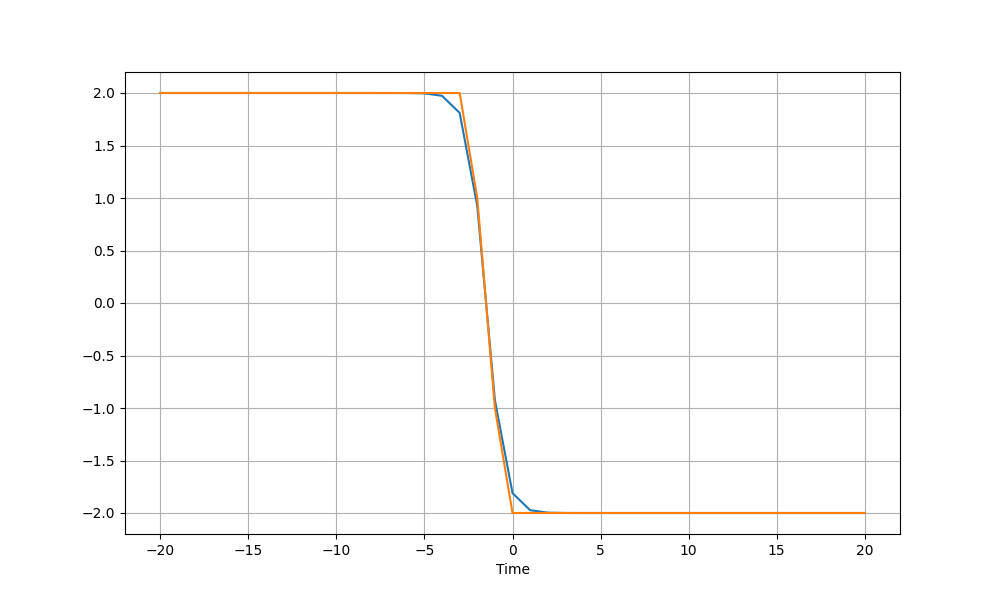

This chart was generated by the following Python code:
import matplotlib.pyplot as plt
import pandas as pd

df = pd.read_csv('CPG Neural Network/PWL Tests/function-test.csv')

time = df['Time']
tanh_r = df['TANH']
pwl_r = df['PWL']

plt.figure(figsize=(10, 6))
plt.plot(time, tanh_r)
plt.plot(time, pwl_r)
plt.xlabel('Time')
plt.grid(True)

plt.savefig('CPG Neural Network/PWL Tests/plot.png')
plt.show()